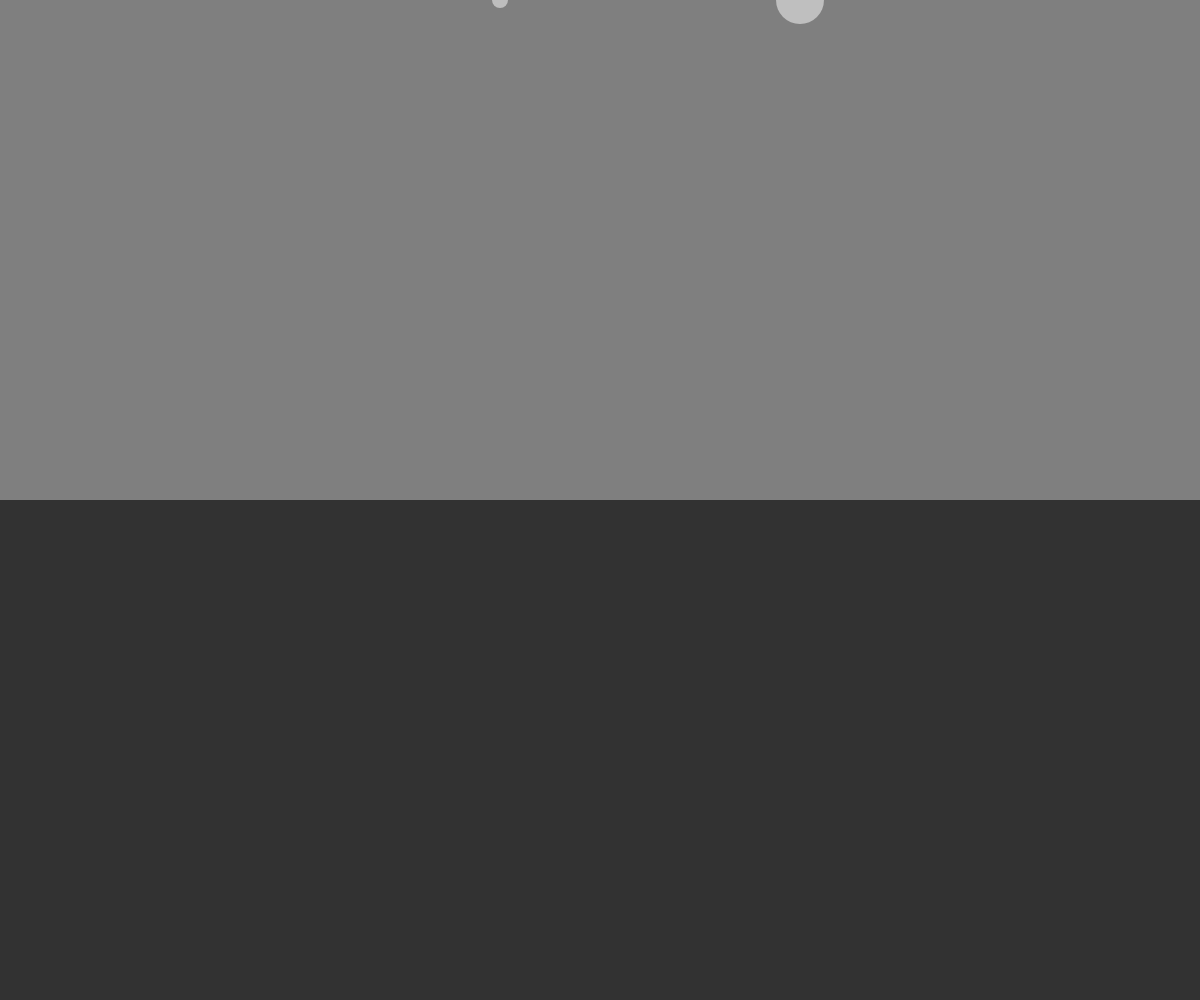
Frame 1 (no input)
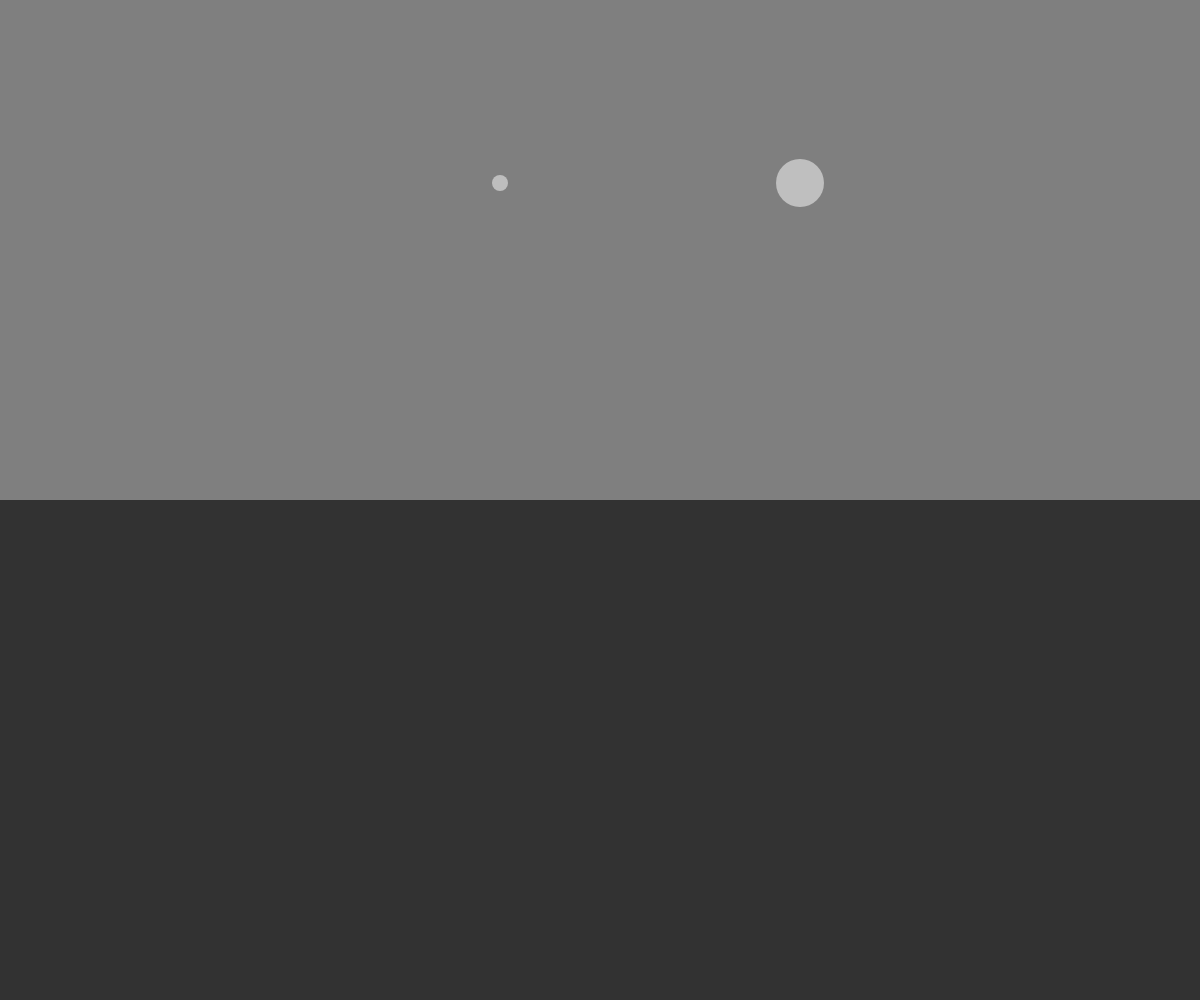
Frame 60 (no input)
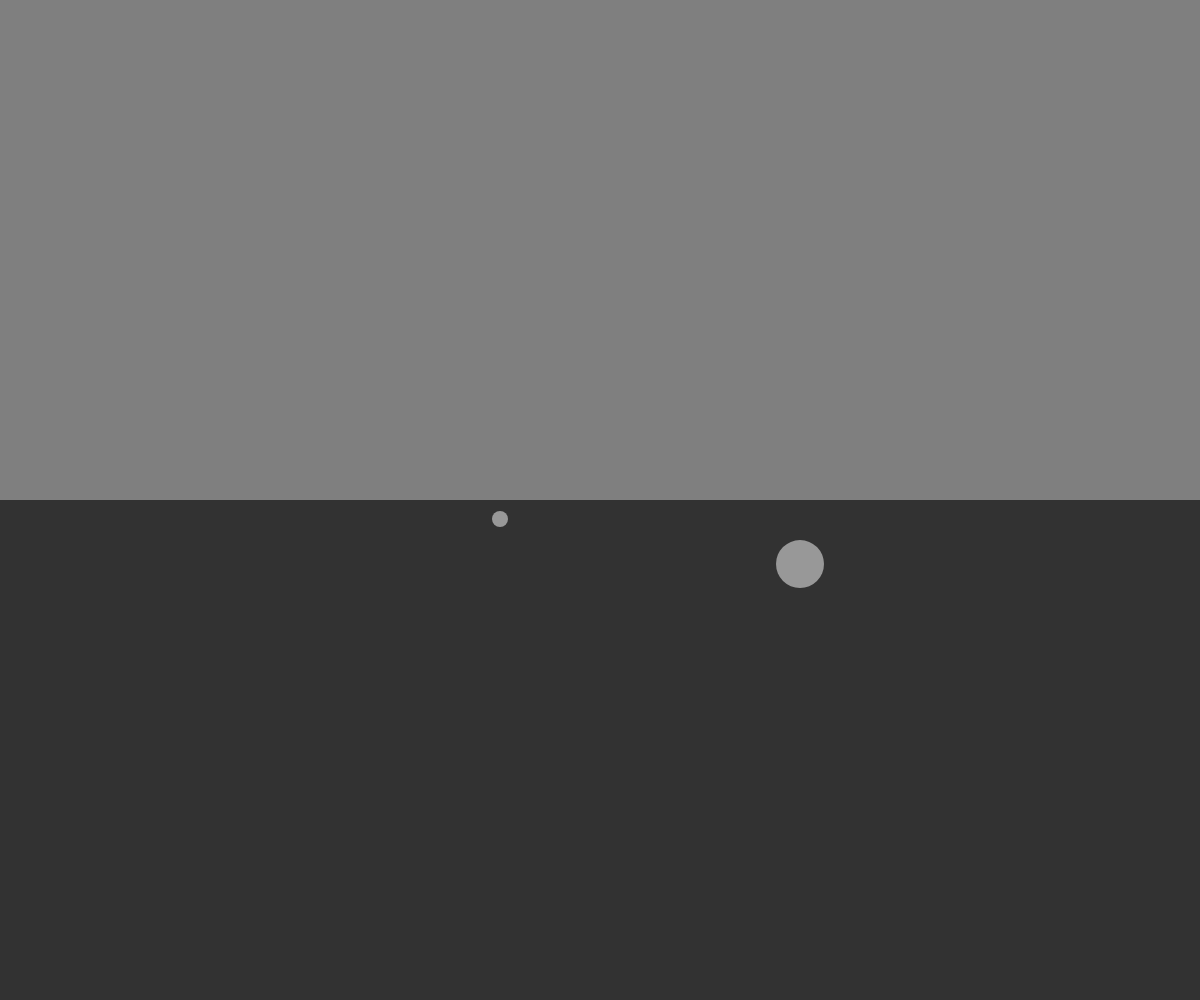
Frame 120 (the mouse pressed at the canvas centre since frame 60)

The p5.js sketch that drew these frames (run headless with seeded random() and noise() and a simulated clock; from frame 60 on, the mouse is pressed at the canvas centre):

// p5.js sketch
// ── sketch.js
/*
La idea principal del modulo2 es aplicar la segunda ley de Newton F = M * A || o A = F/M || A = F (para simplificar en código la función)

*/
var particula1;
var particula2;

//liquido
var liquido;

function setup(){
    createCanvas(window.innerWidth, window.innerHeight)
    liquido = new Liquido(0, height / 2, width, height / 2, 0.1)
    particula1 = new Particula(1, 500, 0 )
    particula2 = new Particula(3, 800, 0 ) 
}

function draw(){

    background(127)

    //dibujar el liquido
    liquido.display();

    if(liquido.contiene(particula1)){
        var fuerzaEmpuje = liquido.calcEmpuje(particula1)
        particula1.applyForce(fuerzaEmpuje)
    }

    //particula 1
    //gravedad
    var gravedad = createVector(0, 0.1 * particula1.masa);
    //aplicar gravedad
    particula1.applyForce(gravedad)

    particula1.update()
    particula1.display()
    particula1.edges()
    
    if(liquido.contiene(particula2)){
        var fuerzaEmpuje = liquido.calcEmpuje(particula2)
        particula2.applyForce(fuerzaEmpuje)
    }
    
    var gravedad = createVector(0, 0.1 * particula2.masa)

    particula2.applyForce(gravedad)
    
    particula2.update()
    particula2.display()
    particula2.edges()
    
    
}
// ── liquid.js
//constructor liquido

function Liquido(x, y, w, h, c){
    this.x = x;
    this.y = y;
    this.w = w;
    this.h = h;
    this.c = c;

    this.contiene =  function(m){
        var l = m.posicion;
        return l.x > this.x && l.x < this.x + this.w && l.y > this.y && l.y < this.y + this.h
    }

    this.calcEmpuje = function(m){
        //la magnitud es el coeficiente por speed al cuadrado.
        var speed = m.velocidad.mag()
        var magnitudEmpuje = this.c * speed * speed;
        
        var fuerzaEmpuje = m.velocidad.copy()
        fuerzaEmpuje.mult(-1)

        fuerzaEmpuje.setMag(magnitudEmpuje);
        return fuerzaEmpuje;

    }

    this.display = function(){
        noStroke();
        fill(50)
        rect(this.x, this.y, this.w, this.h)
    }
}
// ── particle.js

function Particula(m, x, y){
    this.masa = m
    this.posicion = createVector(x, y);
    this.velocidad = createVector(0, 0);
    this.aceleracion = createVector(0, 0);

    this.applyForce = function(force){

        var f = p5.Vector.div(force, this.masa);

        this.aceleracion.add(f);

    }

    this.update = function(){
        this.velocidad.add(this.aceleracion);
        this.posicion.add(this.velocidad)
        this.aceleracion.mult(0)
    }


    this.display = function() {
        fill(255, 127);
        ellipse(this.posicion.x, this.posicion.y, this.masa * 16, this.masa * 16);
      };

     this.edges = function(){
         if(this.posicion.y > height){
             this.velocidad.y *= -0.9;
             this.posicion.y = height;
         }
     }

}
